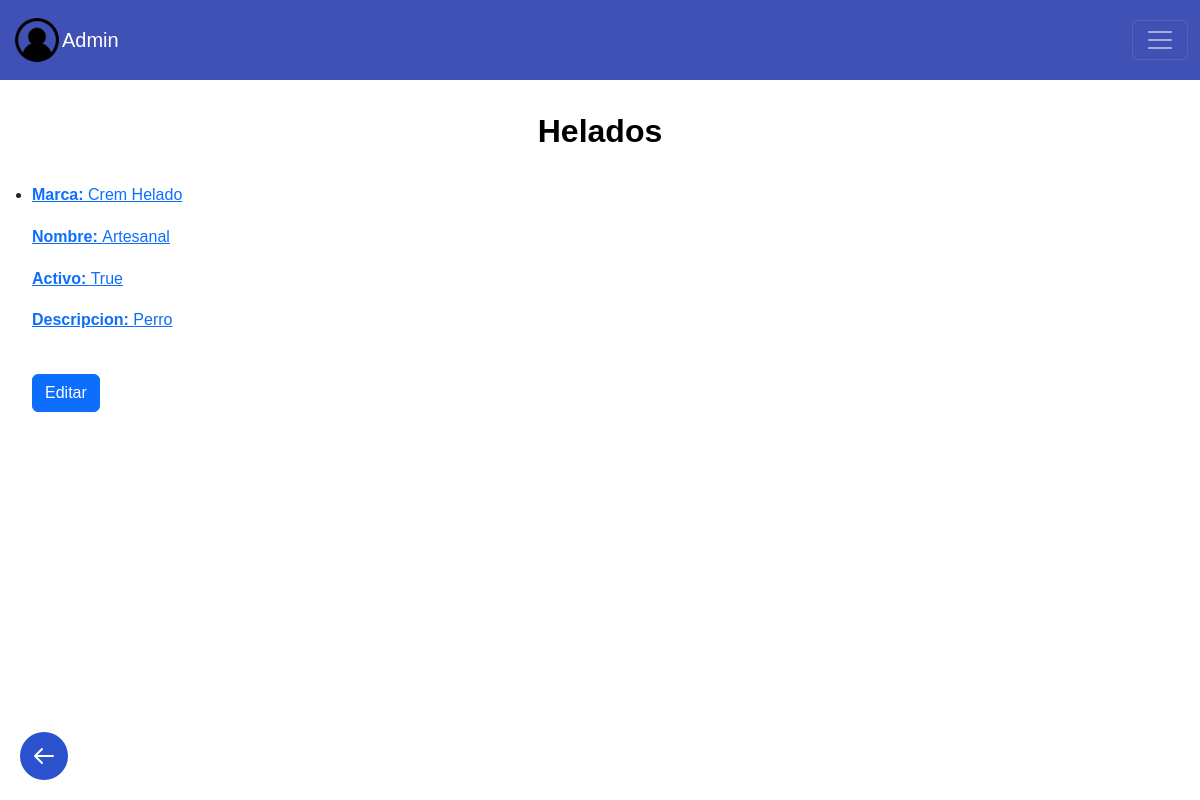
The page /homeA/inventarioAdmin/helados/ on the database as committed earlier.
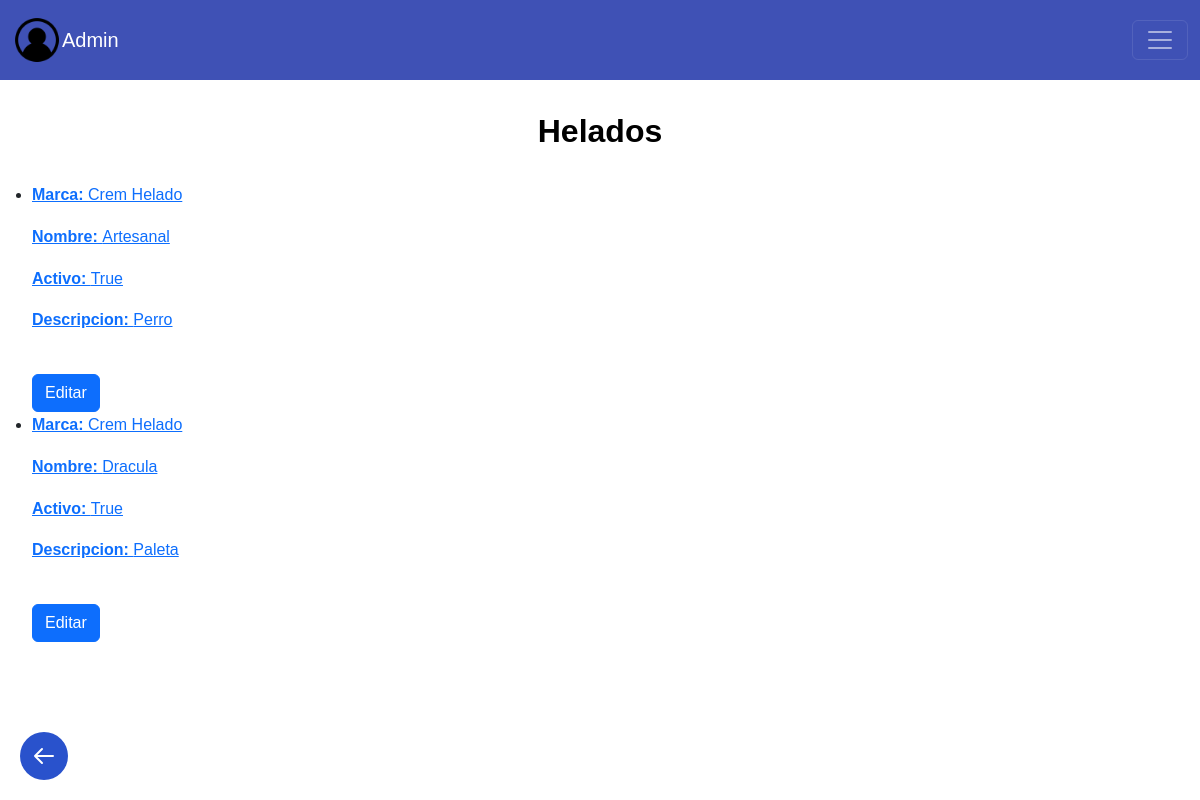
The same page on the database as committed later.
### helados/models.py (models this page shows, shortened)
class Helado (models.Model):
    marca = models.CharField(max_length=200)
    nombre = models.CharField(max_length=200)
    descripcion = models.CharField(max_length=200)
    activo  = models.BooleanField(default=True)
    valor = models.IntegerField (blank= False)

### helados/views.py (the view)
# urls.py: path('homeA/inventarioAdmin/helados/', views.mostrarHelados, name='helados'),
def mostrarHelados(request):
    helados = Helado.objects.filter()
    return render(request, 'lista_helados.html', {
        'helados': helados
    })

### helados/frontend/templates/lista_helados.html (shortened to what this page needs)
{% extends 'layouts/base.html' %}
{% block user %}
Admin
{% endblock %}
{% block content %}
    <h2 class="dashboard-heading">Helados</h2>
    <ul>
        {% for helado in helados %}
        <li>
            <a href="{% url 'buscarHelado' helado.id %}">
                <b>Marca: </b> {{ helado.marca }}
            <b>Nombre: </b> {{ helado.nombre }}
            <b>Activo: </b> {{ helado.activo }}
            <b>Descripcion: </b> {{ helado.descripcion }}
            </a>
            <br>
            <a href="{% url 'editarHelado' helado.id %}" class="btn btn-primary">Editar</a>
        </li>
        {% endfor %}
    </ul>
    <a href="javascript:void(0);" class="back-button" onclick="window.history.back();">
        <svg xmlns="http://www.w3.org/2000/svg" fill="none" viewBox="0 0 24 24" stroke="currentColor">
            <path stroke-linecap="round" stroke-linejoin="round" stroke-width="2" d="M10 19l-7-7m0 0l7-7m-7 7h18" />
        </svg>
    </a>
{% endblock %}

Rows that differ between the two databases and show on the page:
added Helado: marca "Crem Helado", nombre "Dracula", activo "True", descripcion "Paleta"
